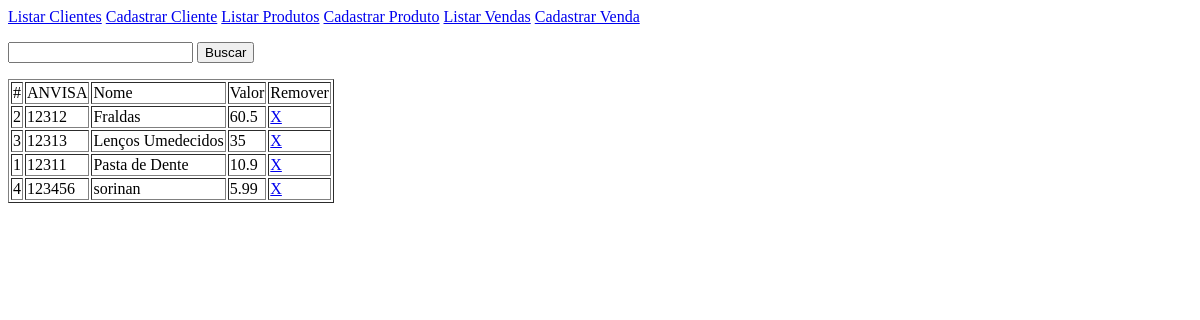
Before: /produto_listar.php with the older database file.
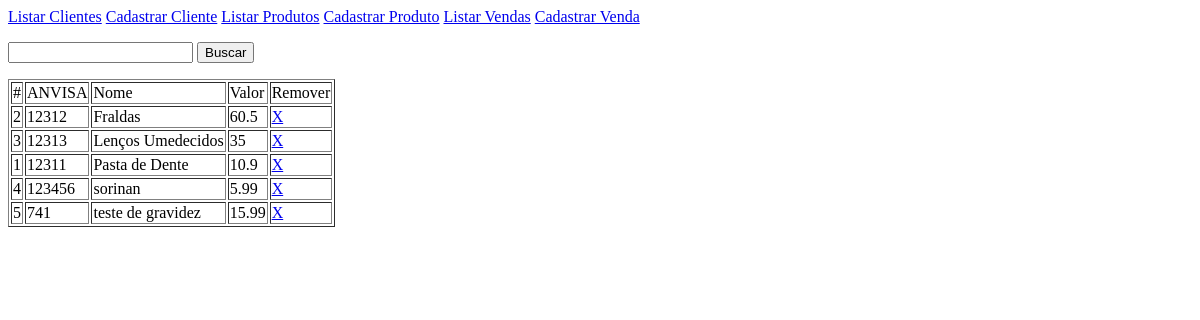
After: the same page with the newer database file.
### tables this page shows
CREATE TABLE produto ( id integer primary key autoincrement, anvisa text unique, nome text, valor float );

### produto_listar.php (the view, shortened to what this page needs)
<?php
	$busca = '';
	$sql = " select id, anvisa, nome, valor from produto where anvisa || nome like '%" . $busca . "%' order by nome; ";
	$conexao = new pdo ('sqlite:banco.sqlite');
	$resultado = $conexao->query($sql)->fetchAll();
?>
<html>
	<head>
	</head>
	<body>
<?php
		require 'menu.php';
?>
		<form id="busca">
			<p>
				<input type="text" name="busca" autocomplete="off" />
				<button type="submit" formmethod="post" formaction="produto_listar.php">Buscar</button>
			</p>
		</form>
		<table border="1">
			<tr>
				<td>#</td>
				<td>ANVISA</td>
				<td>Nome</td>
				<td>Valor</td>
				<td>Remover</td>
			</tr>
<?php
	foreach ( $resultado as $tupla ) {
?>
			<tr>
				<td><?php print $tupla['id']; ?></td>
				<td><?php print $tupla['anvisa']; ?></td>
				<td><?php print $tupla['nome']; ?></td>
				<td><?php print $tupla['valor']; ?></td>
				<td><a href="produto_delete.php?id=<?php print $tupla['id']; ?>"> X </a></td>
			</tr>
<?php
	}
?>
		</table>
	</body>
</html>

Changed rows visible on the page:
added produto: id "5", anvisa "741", nome "teste de gravidez", valor "15.99"
